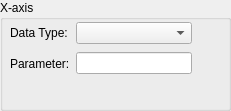
          <widget class="QGroupBox" name="groupSQL_Genealogy_YieldVsParameter_Xaxis">
           <property name="geometry">
            <rect>
             <x>10</x>
             <y>90</y>
             <width>231</width>
             <height>111</height>
            </rect>
           </property>
           <property name="title">
            <string>X-axis</string>
           </property>
           <widget class="QWidget" name="layout36">
            <property name="geometry">
             <rect>
              <x>10</x>
              <y>20</y>
              <width>212</width>
              <height>59</height>
             </rect>
            </property>
            <layout class="QGridLayout" name="gridLayout_19">
             <item row="1" column="0">
              <widget class="QLabel" name="labelSQL_Genealogy_YieldVsParameter_Parameter_Xaxis">
               <property name="text">
                <string>Parameter:</string>
               </property>
               <property name="wordWrap">
                <bool>false</bool>
               </property>
              </widget>
             </item>
             <item row="1" column="1">
              <widget class="QLineEdit" name="editSQL_Genealogy_YieldVsParameter_Parameter_Xaxis"/>
             </item>
             <item row="0" column="1">
              <widget class="QComboBox" name="comboSQL_Genealogy_YieldVsParameter_TestingStage_Xaxis"/>
             </item>
             <item row="1" column="2">
              <widget class="QToolButton" name="buttonSQL_Genealogy_YieldVsParameter_PickParameter_Xaxis">
               <property name="palette">
                <palette>
                 <active>
                  <colorrole role="WindowText">
                   <brush brushstyle="SolidPattern">
                    <color alpha="255">
                     <red>0</red>
                     <green>64</green>
                     <blue>128</blue>
                    </color>
                   </brush>
                  </colorrole>
                  <colorrole role="Button">
                   <brush brushstyle="SolidPattern">
                    <color alpha="255">
                     <red>255</red>
                     <green>255</green>
                     <blue>204</blue>
                    </color>
                   </brush>
                  </colorrole>
                  <colorrole role="Light">
                   <brush brushstyle="SolidPattern">
                    <color alpha="255">
                     <red>255</red>
                     <green>255</green>
                     <blue>255</blue>
                    </color>
                   </brush>
                  </colorrole>
                  <colorrole role="Midlight">
                   <brush brushstyle="SolidPattern">
                    <color alpha="255">
                     <red>237</red>
                     <green>228</green>
                     <blue>219</blue>
                    </color>
                   </brush>
                  </colorrole>
                  <colorrole role="Dark">
                   <brush brushstyle="SolidPattern">
                    <color alpha="255">
                     <red>128</red>
                     <green>128</green>
                     <blue>128</blue>
                    </color>
                   </brush>
                  </colorrole>
                  <colorrole role="Mid">
                   <brush brushstyle="SolidPattern">
                    <color alpha="255">
                     <red>144</red>
                     <green>139</green>
                     <blue>133</blue>
                    </color>
                   </brush>
                  </colorrole>
                  <colorrole role="Text">
                   <brush brushstyle="SolidPattern">
                    <color alpha="255">
                     <red>0</red>
                     <green>0</green>
                     <blue>0</blue>
                    </color>
                   </brush>
                  </colorrole>
                  <colorrole role="BrightText">
                   <brush brushstyle="SolidPattern">
                    <color alpha="255">
                     <red>255</red>
                     <green>255</green>
                     <blue>255</blue>
                    </color>
                   </brush>
                  </colorrole>
                  <colorrole role="ButtonText">
                   <brush brushstyle="SolidPattern">
                    <color alpha="255">
                     <red>0</red>
                     <green>0</green>
                     <blue>0</blue>
                    </color>
                   </brush>
                  </colorrole>
                  <colorrole role="Base">
                   <brush brushstyle="SolidPattern">
                    <color alpha="255">
                     <red>255</red>
                     <green>255</green>
                     <blue>255</blue>
                    </color>
                   </brush>
                  </colorrole>
                  <colorrole role="Window">
                   <brush brushstyle="SolidPattern">
                    <color alpha="255">
                     <red>255</red>
                     <green>255</green>
                     <blue>204</blue>
                    </color>
                   </brush>
                  </colorrole>
                  <colorrole role="Shadow">
                   <brush brushstyle="SolidPattern">
                    <color alpha="255">
                     <red>64</red>
                     <green>64</green>
                     <blue>64</blue>
                    </color>
                   </brush>
                  </colorrole>
                  <colorrole role="Highlight">
                   <brush brushstyle="SolidPattern">
                    <color alpha="255">
                     <red>0</red>
                     <green>36</green>
                     <blue>104</blue>
                    </color>
                   </brush>
                  </colorrole>
                  <colorrole role="HighlightedText">
                   <brush brushstyle="SolidPattern">
                    <color alpha="255">
                     <red>255</red>
                     <green>255</green>
                     <blue>255</blue>
                    </color>
                   </brush>
                  </colorrole>
                  <colorrole role="Link">
                   <brush brushstyle="SolidPattern">
                    <color alpha="255">
                     <red>0</red>
                     <green>0</green>
                     <blue>255</blue>
                    </color>
                   </brush>
                  </colorrole>
                  <colorrole role="LinkVisited">
                   <brush brushstyle="SolidPattern">
                    <color alpha="255">
                     <red>255</red>
                     <green>0</green>
                     <blue>255</blue>
                    </color>
                   </brush>
                  </colorrole>
                 </active>
                 <inactive>
                  <colorrole role="WindowText">
                   <brush brushstyle="SolidPattern">
                    <color alpha="255">
                     <red>0</red>
                     <green>64</green>
                     <blue>128</blue>
                    </color>
                   </brush>
                  </colorrole>
                  <colorrole role="Button">
                   <brush brushstyle="SolidPattern">
                    <color alpha="255">
                     <red>255</red>
                     <green>255</green>
                     <blue>204</blue>
                    </color>
                   </brush>
                  </colorrole>
                  <colorrole role="Light">
                   <brush brushstyle="SolidPattern">
                    <color alpha="255">
                     <red>255</red>
                     <green>255</green>
                     <blue>255</blue>
                    </color>
                   </brush>
                  </colorrole>
                  <colorrole role="Midlight">
                   <brush brushstyle="SolidPattern">
                    <color alpha="255">
                     <red>237</red>
                     <green>228</green>
                     <blue>219</blue>
                    </color>
                   </brush>
                  </colorrole>
                  <colorrole role="Dark">
                   <brush brushstyle="SolidPattern">
                    <color alpha="255">
                     <red>128</red>
                     <green>128</green>
                     <blue>128</blue>
                    </color>
                   </brush>
                  </colorrole>
                  <colorrole role="Mid">
                   <brush brushstyle="SolidPattern">
                    <color alpha="255">
                     <red>144</red>
                     <green>139</green>
                     <blue>133</blue>
                    </color>
                   </brush>
                  </colorrole>
                  <colorrole role="Text">
                   <brush brushstyle="SolidPattern">
                    <color alpha="255">
                     <red>0</red>
                     <green>0</green>
                     <blue>0</blue>
                    </color>
                   </brush>
                  </colorrole>
                  <colorrole role="BrightText">
                   <brush brushstyle="SolidPattern">
                    <color alpha="255">
                     <red>255</red>
                     <green>255</green>
                     <blue>255</blue>
                    </color>
                   </brush>
                  </colorrole>
                  <colorrole role="ButtonText">
                   <brush brushstyle="SolidPattern">
                    <color alpha="255">
                     <red>0</red>
                     <green>0</green>
                     <blue>0</blue>
                    </color>
                   </brush>
                  </colorrole>
                  <colorrole role="Base">
                   <brush brushstyle="SolidPattern">
                    <color alpha="255">
                     <red>255</red>
                     <green>255</green>
                     <blue>255</blue>
                    </color>
                   </brush>
                  </colorrole>
                  <colorrole role="Window">
                   <brush brushstyle="SolidPattern">
                    <color alpha="255">
                     <red>255</red>
                     <green>255</green>
                     <blue>204</blue>
                    </color>
                   </brush>
                  </colorrole>
                  <colorrole role="Shadow">
                   <brush brushstyle="SolidPattern">
                    <color alpha="255">
                     <red>64</red>
                     <green>64</green>
                     <blue>64</blue>
                    </color>
                   </brush>
                  </colorrole>
                  <colorrole role="Highlight">
                   <brush brushstyle="SolidPattern">
                    <color alpha="255">
                     <red>216</red>
                     <green>208</green>
                     <blue>200</blue>
                    </color>
                   </brush>
                  </colorrole>
                  <colorrole role="HighlightedText">
                   <brush brushstyle="SolidPattern">
                    <color alpha="255">
                     <red>0</red>
                     <green>0</green>
                     <blue>0</blue>
                    </color>
                   </brush>
                  </colorrole>
                  <colorrole role="Link">
                   <brush brushstyle="SolidPattern">
                    <color alpha="255">
                     <red>0</red>
                     <green>0</green>
                     <blue>255</blue>
                    </color>
                   </brush>
                  </colorrole>
                  <colorrole role="LinkVisited">
                   <brush brushstyle="SolidPattern">
                    <color alpha="255">
                     <red>255</red>
                     <green>0</green>
                     <blue>255</blue>
                    </color>
                   </brush>
                  </colorrole>
                 </inactive>
                 <disabled>
                  <colorrole role="WindowText">
                   <brush brushstyle="SolidPattern">
                    <color alpha="255">
                     <red>0</red>
                     <green>64</green>
                     <blue>128</blue>
                    </color>
                   </brush>
                  </colorrole>
                  <colorrole role="Button">
                   <brush brushstyle="SolidPattern">
                    <color alpha="255">
                     <red>255</red>
                     <green>255</green>
                     <blue>204</blue>
                    </color>
                   </brush>
                  </colorrole>
                  <colorrole role="Light">
                   <brush brushstyle="SolidPattern">
                    <color alpha="255">
                     <red>255</red>
                     <green>255</green>
                     <blue>255</blue>
                    </color>
                   </brush>
                  </colorrole>
                  <colorrole role="Midlight">
                   <brush brushstyle="SolidPattern">
                    <color alpha="255">
                     <red>235</red>
                     <green>231</green>
                     <blue>227</blue>
                    </color>
                   </brush>
                  </colorrole>
                  <colorrole role="Dark">
                   <brush brushstyle="SolidPattern">
                    <color alpha="255">
                     <red>128</red>
                     <green>128</green>
                     <blue>128</blue>
                    </color>
                   </brush>
                  </colorrole>
                  <colorrole role="Mid">
                   <brush brushstyle="SolidPattern">
                    <color alpha="255">
                     <red>144</red>
                     <green>139</green>
                     <blue>133</blue>
                    </color>
                   </brush>
                  </colorrole>
                  <colorrole role="Text">
                   <brush brushstyle="SolidPattern">
                    <color alpha="255">
                     <red>108</red>
                     <green>104</green>
                     <blue>100</blue>
                    </color>
                   </brush>
                  </colorrole>
                  <colorrole role="BrightText">
                   <brush brushstyle="SolidPattern">
                    <color alpha="255">
                     <red>255</red>
                     <green>255</green>
                     <blue>255</blue>
                    </color>
                   </brush>
                  </colorrole>
                  <colorrole role="ButtonText">
                   <brush brushstyle="SolidPattern">
                    <color alpha="255">
                     <red>108</red>
                     <green>104</green>
                     <blue>100</blue>
                    </color>
                   </brush>
                  </colorrole>
                  <colorrole role="Base">
                   <brush brushstyle="SolidPattern">
                    <color alpha="255">
                     <red>255</red>
                     <green>255</green>
                     <blue>255</blue>
                    </color>
                   </brush>
                  </colorrole>
                  <colorrole role="Window">
                   <brush brushstyle="SolidPattern">
                    <color alpha="255">
                     <red>255</red>
                     <green>255</green>
                     <blue>204</blue>
                    </color>
                   </brush>
                  </colorrole>
                  <colorrole role="Shadow">
                   <brush brushstyle="SolidPattern">
                    <color alpha="255">
                     <red>0</red>
                     <green>0</green>
                     <blue>0</blue>
                    </color>
                   </brush>
                  </colorrole>
                  <colorrole role="Highlight">
                   <brush brushstyle="SolidPattern">
                    <color alpha="255">
                     <red>0</red>
                     <green>36</green>
                     <blue>104</blue>
                    </color>
                   </brush>
                  </colorrole>
                  <colorrole role="HighlightedText">
                   <brush brushstyle="SolidPattern">
                    <color alpha="255">
                     <red>255</red>
                     <green>255</green>
                     <blue>255</blue>
                    </color>
                   </brush>
                  </colorrole>
                  <colorrole role="Link">
                   <brush brushstyle="SolidPattern">
                    <color alpha="255">
                     <red>0</red>
                     <green>0</green>
                     <blue>255</blue>
                    </color>
                   </brush>
                  </colorrole>
                  <colorrole role="LinkVisited">
                   <brush brushstyle="SolidPattern">
                    <color alpha="255">
                     <red>255</red>
                     <green>0</green>
                     <blue>255</blue>
                    </color>
                   </brush>
                  </colorrole>
                 </disabled>
                </palette>
               </property>
               <property name="toolTip">
                <string>Pick specific bin values from list</string>
               </property>
               <property name="text">
                <string/>
               </property>
               <property name="icon">
                <iconset resource="gex.qrc">
                 <normaloff>:/gex/icons/combo.png</normaloff>:/gex/icons/combo.png</iconset>
               </property>
               <property name="autoRaise">
                <bool>true</bool>
               </property>
              </widget>
             </item>
             <item row="0" column="0">
              <widget class="QLabel" name="labelSQL_Genealogy_YieldVsParameter_TestingStage_Xaxis">
               <property name="text">
                <string>Data Type:</string>
               </property>
               <property name="wordWrap">
                <bool>false</bool>
               </property>
              </widget>
             </item>
            </layout>
           </widget>
          </widget>
